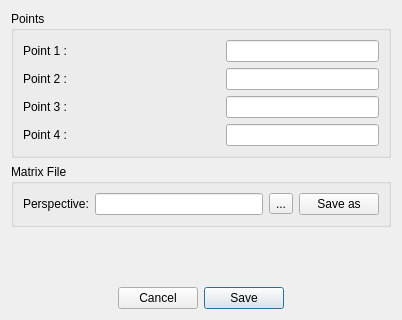
<?xml version="1.0" encoding="UTF-8"?>
<ui version="4.0">
 <class>perspectiveDialog</class>
 <widget class="QDialog" name="perspectiveDialog">
  <property name="geometry">
   <rect>
    <x>0</x>
    <y>0</y>
    <width>400</width>
    <height>320</height>
   </rect>
  </property>
  <property name="windowTitle">
   <string>Perspective Settings</string>
  </property>
  <layout class="QGridLayout" name="gridLayout">
   <item row="0" column="0">
    <widget class="QGroupBox" name="groupBox">
     <property name="title">
      <string>Points</string>
     </property>
     <layout class="QVBoxLayout" name="verticalLayout">
      <item>
       <layout class="QHBoxLayout" name="horizontalLayout">
        <item>
         <widget class="QLabel" name="label">
          <property name="text">
           <string>Point 1 :</string>
          </property>
          <property name="buddy">
           <cstring>point1</cstring>
          </property>
         </widget>
        </item>
        <item>
         <spacer name="horizontalSpacer">
          <property name="orientation">
           <enum>Qt::Horizontal</enum>
          </property>
          <property name="sizeHint" stdset="0">
           <size>
            <width>40</width>
            <height>20</height>
           </size>
          </property>
         </spacer>
        </item>
        <item>
         <widget class="QLineEdit" name="point1">
          <property name="toolTip">
           <string>1st Point Coordinates [X, Y].</string>
          </property>
          <property name="statusTip">
           <string>1st Point Coordinates [X, Y].</string>
          </property>
         </widget>
        </item>
       </layout>
      </item>
      <item>
       <layout class="QHBoxLayout" name="horizontalLayout_2">
        <item>
         <widget class="QLabel" name="label_2">
          <property name="text">
           <string>Point 2 :</string>
          </property>
          <property name="buddy">
           <cstring>point2</cstring>
          </property>
         </widget>
        </item>
        <item>
         <spacer name="horizontalSpacer_2">
          <property name="orientation">
           <enum>Qt::Horizontal</enum>
          </property>
          <property name="sizeHint" stdset="0">
           <size>
            <width>40</width>
            <height>20</height>
           </size>
          </property>
         </spacer>
        </item>
        <item>
         <widget class="QLineEdit" name="point2">
          <property name="toolTip">
           <string>2nd Point Coordinates [X, Y].</string>
          </property>
          <property name="statusTip">
           <string>2nd Point Coordinates [X, Y].</string>
          </property>
         </widget>
        </item>
       </layout>
      </item>
      <item>
       <layout class="QHBoxLayout" name="horizontalLayout_3">
        <item>
         <widget class="QLabel" name="label_3">
          <property name="text">
           <string>Point 3 :</string>
          </property>
          <property name="buddy">
           <cstring>point3</cstring>
          </property>
         </widget>
        </item>
        <item>
         <spacer name="horizontalSpacer_3">
          <property name="orientation">
           <enum>Qt::Horizontal</enum>
          </property>
          <property name="sizeHint" stdset="0">
           <size>
            <width>40</width>
            <height>20</height>
           </size>
          </property>
         </spacer>
        </item>
        <item>
         <widget class="QLineEdit" name="point3">
          <property name="toolTip">
           <string>3rd Point Coordinates [X, Y].</string>
          </property>
          <property name="statusTip">
           <string>3rd Point Coordinates [X, Y].</string>
          </property>
         </widget>
        </item>
       </layout>
      </item>
      <item>
       <layout class="QHBoxLayout" name="horizontalLayout_4">
        <item>
         <widget class="QLabel" name="label_4">
          <property name="text">
           <string>Point 4 :</string>
          </property>
          <property name="buddy">
           <cstring>point4</cstring>
          </property>
         </widget>
        </item>
        <item>
         <spacer name="horizontalSpacer_4">
          <property name="orientation">
           <enum>Qt::Horizontal</enum>
          </property>
          <property name="sizeHint" stdset="0">
           <size>
            <width>40</width>
            <height>20</height>
           </size>
          </property>
         </spacer>
        </item>
        <item>
         <widget class="QLineEdit" name="point4">
          <property name="toolTip">
           <string>Number of squares per row</string>
          </property>
          <property name="statusTip">
           <string>Number of squares per row</string>
          </property>
         </widget>
        </item>
       </layout>
      </item>
     </layout>
    </widget>
   </item>
   <item row="1" column="0">
    <widget class="QGroupBox" name="groupBox_2">
     <property name="title">
      <string>Matrix File</string>
     </property>
     <layout class="QVBoxLayout" name="verticalLayout_2">
      <item>
       <layout class="QHBoxLayout" name="horizontalLayout_6">
        <item>
         <widget class="QLabel" name="label_5">
          <property name="text">
           <string>Perspective:</string>
          </property>
          <property name="buddy">
           <cstring>perspective</cstring>
          </property>
         </widget>
        </item>
        <item>
         <widget class="QLineEdit" name="perspective">
          <property name="toolTip">
           <string>Xml file to keep perspective parameters</string>
          </property>
          <property name="statusTip">
           <string>Xml file to keep perspective parameters</string>
          </property>
         </widget>
        </item>
        <item>
         <widget class="QToolButton" name="perspectiveButton">
          <property name="toolTip">
           <string>open...</string>
          </property>
          <property name="text">
           <string>...</string>
          </property>
         </widget>
        </item>
        <item>
         <widget class="QPushButton" name="perspectiveSvAs">
          <property name="toolTip">
           <string>Create new xml file to save parameters.</string>
          </property>
          <property name="text">
           <string>Save as</string>
          </property>
         </widget>
        </item>
       </layout>
      </item>
     </layout>
    </widget>
   </item>
   <item row="2" column="0">
    <spacer name="verticalSpacer_2">
     <property name="orientation">
      <enum>Qt::Vertical</enum>
     </property>
     <property name="sizeHint" stdset="0">
      <size>
       <width>380</width>
       <height>18</height>
      </size>
     </property>
    </spacer>
   </item>
   <item row="3" column="0">
    <widget class="QDialogButtonBox" name="buttonBox">
     <property name="layoutDirection">
      <enum>Qt::RightToLeft</enum>
     </property>
     <property name="orientation">
      <enum>Qt::Horizontal</enum>
     </property>
     <property name="standardButtons">
      <set>QDialogButtonBox::Cancel|QDialogButtonBox::Save</set>
     </property>
     <property name="centerButtons">
      <bool>true</bool>
     </property>
    </widget>
   </item>
  </layout>
 </widget>
 <resources/>
 <connections>
  <connection>
   <sender>buttonBox</sender>
   <signal>accepted()</signal>
   <receiver>perspectiveDialog</receiver>
   <slot>accept()</slot>
   <hints>
    <hint type="sourcelabel">
     <x>248</x>
     <y>254</y>
    </hint>
    <hint type="destinationlabel">
     <x>157</x>
     <y>274</y>
    </hint>
   </hints>
  </connection>
  <connection>
   <sender>buttonBox</sender>
   <signal>rejected()</signal>
   <receiver>perspectiveDialog</receiver>
   <slot>reject()</slot>
   <hints>
    <hint type="sourcelabel">
     <x>316</x>
     <y>260</y>
    </hint>
    <hint type="destinationlabel">
     <x>286</x>
     <y>274</y>
    </hint>
   </hints>
  </connection>
 </connections>
</ui>
